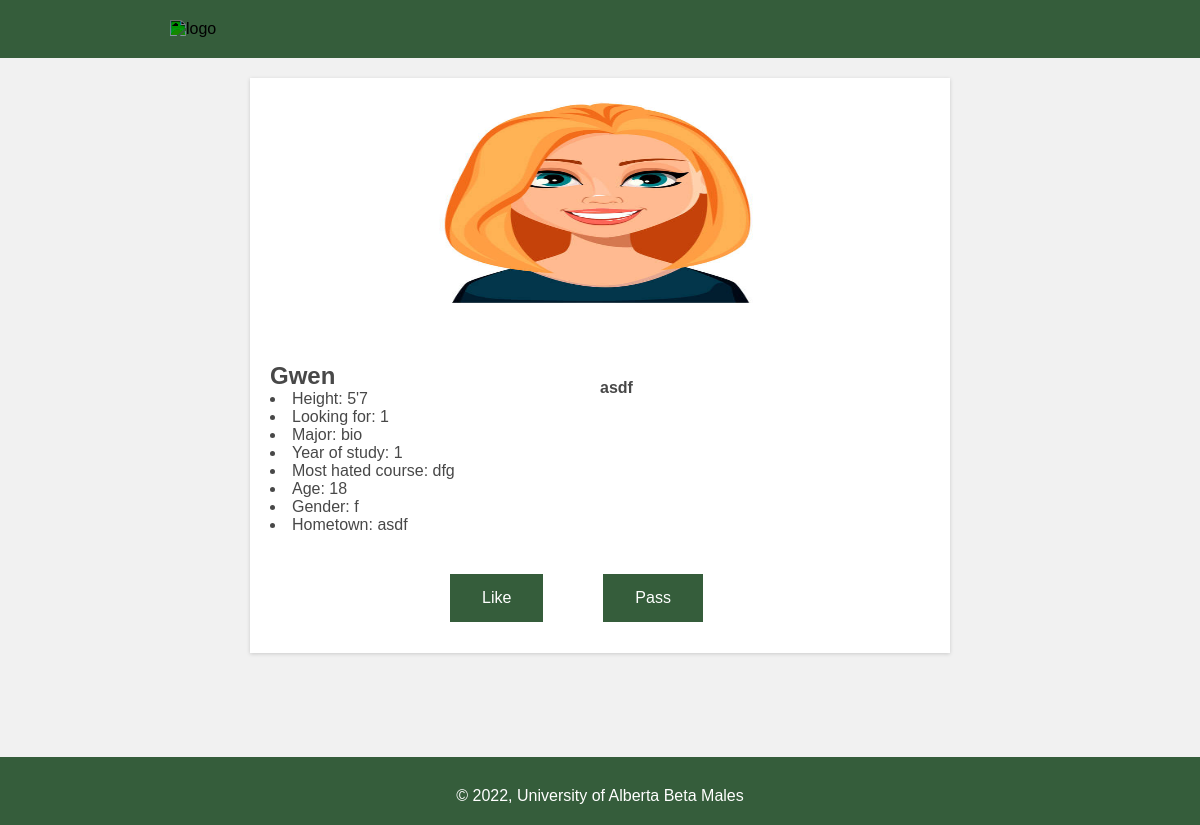
/swipe/ (signed in), run on an earlier commit of the app's database.
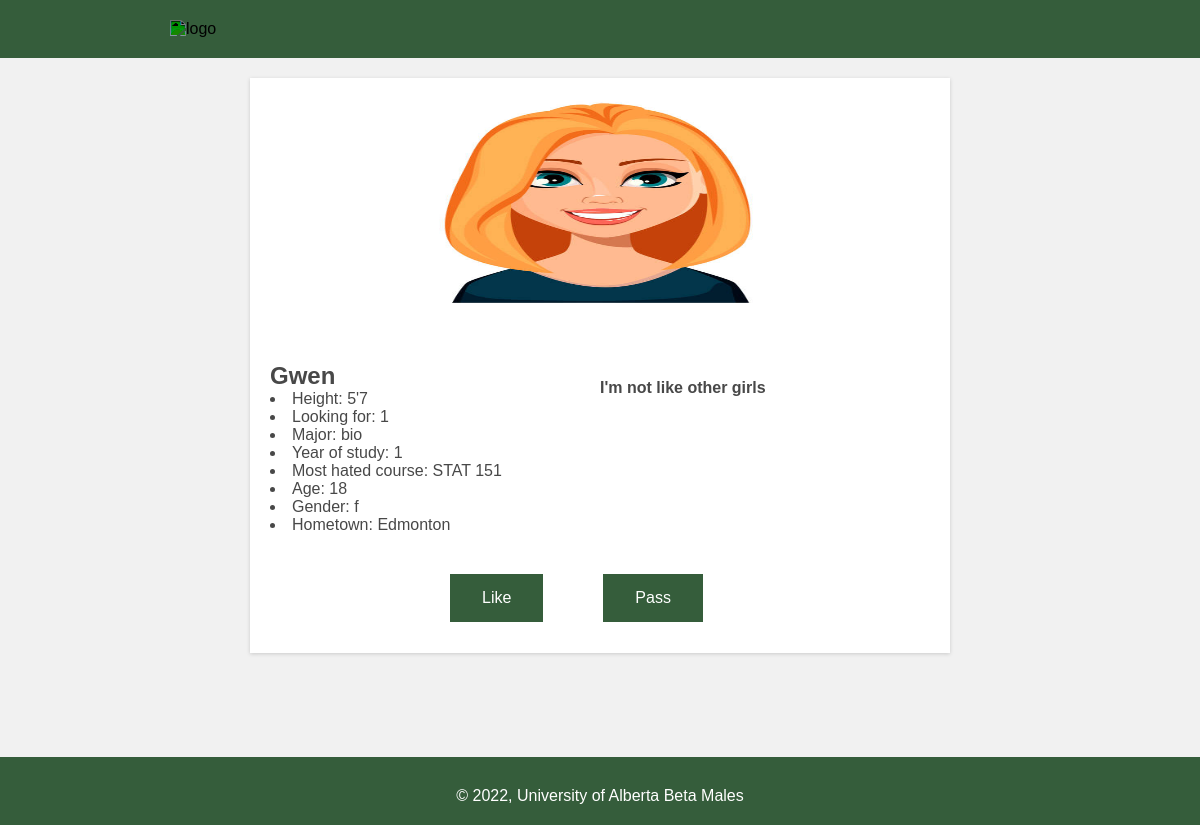
And on a later commit of the database.
### account/models.py (models this page shows, shortened)
class UserInfo(models.Model):
    user = models.OneToOneField(
        to=User,
        on_delete=models.CASCADE,
        )
    image_file = models.ImageField(
        null=True,
        blank=True
        )
    height_ft = models.IntegerField()
    height_in = models.IntegerField()
    looking_for = models.CharField(max_length=40)
    target_gender = models.CharField(max_length=40)
    major = models.CharField(max_length=40)
    year_of_study = models.IntegerField()
    most_hated_course = models.CharField(max_length=40)
    first_name = models.CharField(max_length=40, null=True, blank=True)
    age = models.IntegerField()
    gender = models.CharField(max_length=40)
    hometown = models.CharField(max_length=50)
    bio = models.TextField(max_length=300)
    def get_attributes(self):
        attrs = [
            str(self.height_ft)+"'"+str(self.height_in),
            self.looking_for,
            self.major,
            self.year_of_study,
            self.most_hated_course,
            self.age,
            self.gender,
            self.hometown,
            self.bio
        ]
        labels = [
            "Height: ",
            "Looking for: ",
            "Major: ",
            "Year of study: ",
            "Most hated course: ",
            "Age: ",
            "Gender: ",
            "Hometown: ",
            "Bio: "
        ]
        return dict(zip(labels, attrs))

### swipe/views.py (the view, shortened to what this page needs)
# urls.py: path("", include("swipe.urls")),
def swipe(request):
    context = {}
    context["index"] = INDEX_URL
    user = request.user
    user_info = UserInfo.objects.get(user=user)
    current_profile = None
    while not current_profile:
        available_infos = UserInfo.objects.all()
        try:
            profile = available_infos.order_by("?").first()
            if are_compatible(profile, user_info) and is_not_self(profile, user_info):
                current_profile = profile
        except:
            context["user_image"] = None
    user_info = UserInfo.objects.get(user=current_profile.user)
    context["account_url"] = ACCOUNT_URL
    context["index"] = INDEX_URL
    context["first_name"] = current_profile.user.first_name
    temp = current_profile.get_attributes()
    context["bio"]  = temp.popitem()[1]
    context["profile_info"] = temp
    context["image_url"] = STATIC_URL.format(current_profile.image_file)
    return render(request, "swipe.html", context)

### swipe/views.py (called while the page is built)
def are_compatible(info1, info2):
    try:
        assert info1.gender in info2.target_gender
        assert info2.gender in info1.target_gender
        return True
    except AssertionError:
        return False

def is_not_self(profile, user_info):
    try:
        assert profile.user != user_info.user
        return True
    except AssertionError:
        return False

### swipe/templates/swipe.html (shortened to what this page needs)
{% load static %}
<!DOCTYPE html>
<html>
    <head>
    </head>
    <body>
        <header>
            <a href={{index}}>
            <img alt="logo" src="https://logodix.com/logo/1031274.png">
        </header>
        <main>
            <article>
                <img src="{{image_url}}" height=250 width=500></img>
                <p>
                    <h2>{{first_name}}</h2>
                    {% for label, info in profile_info.items %}
                        <li>{{label}}{{info}}</li>
                    {% endfor %}
                        <div>
                            <h4>{{bio}}</h4>
                        </div>
                </p>
                <form method="post">
                    <button type='submit' value="Like">Like</button>
                </form>
                <form method="post">
                    <button type='submit' value="Pass">Pass</button>
                </form>
            </article>
        </main>
    </body>
    <footer>
        <p> &copy; <script>document.write(new Date().getFullYear());</script>, University of Alberta Beta Males</p>
    </footer>
</html>

What changed in the data, as far as the page shows it:
changed UserInfo "bio": bio "asdf" → "I'm not like other girls"
Also different on the page:
new list line: "Most hated course:"
new list line: "STAT 151"
new list line: "Hometown:"
new list line: "Edmonton"
list line gone: "Most hated course:"
list line gone: "dfg"
list line gone: "Hometown:"
list line gone: "asdf"
